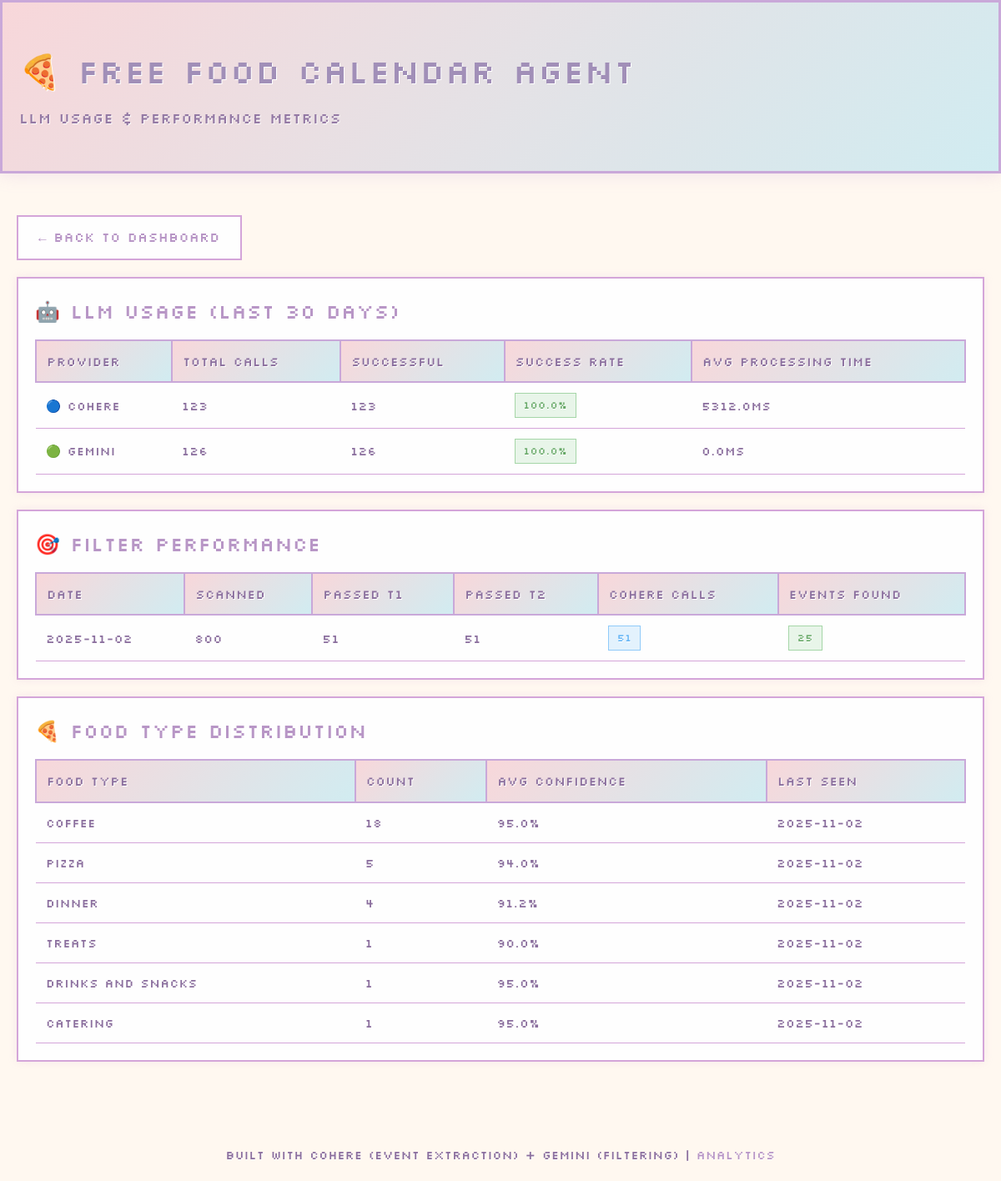
The app's page /analytics with its own data.
### tables this page shows
CREATE TABLE llm_usage (
    id INTEGER PRIMARY KEY AUTOINCREMENT,

    -- Which LLM was called
    provider TEXT NOT NULL,  -- 'cohere' or 'gemini'
    model TEXT,  -- 'command-r-plus', 'gemini-1.5-flash'

    -- Usage details
    email_id TEXT,
    purpose TEXT,  -- 'extraction', 'filtering', 'classification'

    -- Request details
    input_tokens INTEGER,
    output_tokens INTEGER,
    processing_time_ms INTEGER,

    -- Response metadata
    success BOOLEAN,
    error_message TEXT,

    -- Timestamp
    called_at TIMESTAMP DEFAULT CURRENT_TIMESTAMP,

    FOREIGN KEY (email_id) REFERENCES processed_emails(email_id)
);

CREATE TABLE food_type_stats (
    id INTEGER PRIMARY KEY AUTOINCREMENT,
    food_type TEXT UNIQUE NOT NULL,
    count INTEGER DEFAULT 1,
    total_confidence REAL,  -- Sum of confidence scores
    avg_confidence REAL,     -- Average confidence
    last_seen TIMESTAMP DEFAULT CURRENT_TIMESTAMP
);

### web/app.py (the view)
@app.route('/analytics')
def analytics():
    llm_stats = db.get_llm_stats(days=30)
    filter_perf = db.get_filter_performance(days=30)
    food_stats = db.get_food_type_stats()
    return render_template('analytics.html',
                          llm_stats=llm_stats,
                          filter_perf=filter_perf,
                          food_stats=food_stats)

### src/database.py (called while the page is built)
    def _get_connection(self):
        conn = sqlite3.connect(self.db_path)
        conn.row_factory = sqlite3.Row  # Enable column access by name
        return conn

    def get_llm_stats(self, days=30):
        conn = self._get_connection()
        try:
            cursor = conn.execute("""
                SELECT
                    provider,
                    COUNT(*) as total_calls,
                    SUM(CASE WHEN success THEN 1 ELSE 0 END) as successful_calls,
                    AVG(processing_time_ms) as avg_processing_time,
                    SUM(CASE WHEN success THEN 1 ELSE 0 END) * 100.0 / COUNT(*) as success_rate
                FROM llm_usage
                WHERE called_at >= datetime('now', '-' || ? || ' days')
                GROUP BY provider
            """, (days,))
            return [dict(row) for row in cursor.fetchall()]
        finally:
            conn.close()

    def get_filter_performance(self, days=30):
        conn = self._get_connection()
        try:
            cursor = conn.execute("""
                SELECT
                    scan_date,
                    SUM(emails_scanned) as total_scanned,
                    SUM(passed_heuristic) as total_passed_t1,
                    SUM(passed_gemini) as total_passed_t2,
                    SUM(processed_cohere) as total_processed_t3,
                    SUM(cohere_calls) as total_cohere_calls,
                    SUM(events_found) as total_events
                FROM filter_stats
                WHERE scan_date >= date('now', '-' || ? || ' days')
                GROUP BY scan_date
                ORDER BY scan_date DESC
            """, (days,))
            return [dict(row) for row in cursor.fetchall()]
        finally:
            conn.close()

    def get_food_type_stats(self):
        conn = self._get_connection()
        try:
            cursor = conn.execute("""
                SELECT * FROM food_type_stats
                ORDER BY count DESC
            """)
            return [dict(row) for row in cursor.fetchall()]
        finally:
            conn.close()

### web/templates/analytics.html (shortened to what this page needs)
{% extends "base.html" %}
{% block subtitle %}LLM Usage & Performance Metrics{% endblock %}
{% block content %}
<div style="margin-bottom: 20px;">
    <a href="/" class="btn">← Back to Dashboard</a>
</div>
<div class="card">
    <h2>🤖 LLM Usage (Last 30 Days)</h2>
    {% if llm_stats %}
        <table>
            <thead>
                <tr>
                    <th>Provider</th>
                    <th>Total Calls</th>
                    <th>Successful</th>
                    <th>Success Rate</th>
                    <th>Avg Processing Time</th>
                </tr>
            </thead>
            <tbody>
                {% for stat in llm_stats %}
                <tr>
                    <td>
                        {% if stat.provider == 'cohere' %}
                            🔵 Cohere
                        {% else %}
                            🟢 Gemini
                        {% endif %}
                    </td>
                    <td>{{ stat.total_calls }}</td>
                    <td>{{ stat.successful_calls }}</td>
                    <td><span class="badge badge-success">{{ stat.success_rate|round(1) }}%</span></td>
                    <td>{{ stat.avg_processing_time|round(0) }}ms</td>
                </tr>
                {% endfor %}
            </tbody>
        </table>
    {% else %}
        <p style="font-size: 1em;">No LLM usage data yet.</p>
    {% endif %}
</div>
<div class="card">
    <h2>🎯 Filter Performance</h2>
    {% if filter_perf %}
        <table>
            <thead>
                <tr>
                    <th>Date</th>
                    <th>Scanned</th>
                    <th>Passed T1</th>
                    <th>Passed T2</th>
                    <th>Cohere Calls</th>
                    <th>Events Found</th>
                </tr>
            </thead>
            <tbody>
                {% for perf in filter_perf %}
                <tr>
                    <td>{{ perf.scan_date }}</td>
                    <td>{{ perf.total_scanned }}</td>
                    <td>{{ perf.total_passed_t1 }}</td>
                    <td>{{ perf.total_passed_t2 }}</td>
                    <td><span class="badge badge-info">{{ perf.total_cohere_calls }}</span></td>
                    <td><span class="badge badge-success">{{ perf.total_events }}</span></td>
                </tr>
                {% endfor %}
            </tbody>
        </table>
    {% else %}
        <p style="font-size: 1em;">No filter performance data yet.</p>
    {% endif %}
</div>
<div class="card">
    <h2>🍕 Food Type Distribution</h2>
    {% if food_stats %}
        <table>
            <thead>
                <tr>
                    <th>Food Type</th>
                    <th>Count</th>
                    <th>Avg Confidence</th>
                    <th>Last Seen</th>
                </tr>
            </thead>
            <tbody>
                {% for stat in food_stats %}
                <tr>
                    <td>{{ stat.food_type }}</td>
                    <td>{{ stat.count }}</td>
                    <td>{{ (stat.avg_confidence * 100)|round(1) }}%</td>
                    <td>{{ stat.last_seen[:10] }}</td>
                </tr>
                {% endfor %}
            </tbody>
        </table>
    {% endif %}
</div>
{% endblock %}

### web/templates/base.html (style rules this page uses)
* { margin: 0; padding: 0; box-sizing: border-box; }
body { font-family: 'Silkscreen', 'Courier New', monospace; background: #fff8f0; color: #8b6f9e; line-height: 1.6; font-size: 16px; letter-spacing: 0.02em; }
.card { background: #fefefe; border: 2px solid #d4a5d9; padding: 20px; margin-bottom: 20px; box-shadow: 0 0 10px rgba(212, 165, 217, 0.2); }
.card h2 { margin-bottom: 15px; color: #b896c6; font-size: 1.5em; text-shadow: 1px 1px 0px #ffffff; font-weight: 400; }
.btn { display: inline-block; padding: 12px 24px; background: #fefefe; color: #b896c6; text-decoration: none; border: 2px solid #d4a5d9; cursor: pointer; font-size: 1em; font-family: 'Silkscreen', monospace; font-weight: 400; transition: all 0.2s; text-shadow: 1px 1px 0px #ffffff; }
table { width: 100%; border-collapse: collapse; margin-top: 15px; }
th, td { text-align: left; padding: 12px; }
th { background: linear-gradient(135deg, #f8d7da 0%, #d1ecf1 100%); border: 2px solid #c9a8d9; border-bottom: 2px solid #c9a8d9; font-weight: 400; color: #8b6f9e; font-size: 0.95em; text-shadow: 1px 1px 0px #ffffff; }
td { border-bottom: 1px solid #d4a5d9; font-size: 0.9em; color: #8b6f9e; text-shadow: 0.5px 0.5px 0px #ffffff; }
.badge { display: inline-block; padding: 4px 10px; border: 1px solid; font-size: 0.85em; font-weight: 500; text-shadow: 0.5px 0.5px 0px #ffffff; }
.badge-success { background: #e8f5e9; color: #66a866; border-color: #a5d6a7; }
.badge-info { background: #e3f2fd; color: #64b5f6; border-color: #90caf9; }

### records on screen
llm_usage: scan_date "2025-11-02", total_scanned "800", total_passed_t1 "51", total_passed_t2 "51", total_cohere_calls "51", total_events "25"
food_type_stats: food_type "coffee", count "18", (stat.avg_confidence*100)|round(1) "95.0", last_seen "2025-11-02"
food_type_stats: food_type "pizza", count "5", (stat.avg_confidence*100)|round(1) "94.0", last_seen "2025-11-02"
food_type_stats: food_type "dinner", count "4", (stat.avg_confidence*100)|round(1) "91.2", last_seen "2025-11-02"
food_type_stats: food_type "treats", count "1", (stat.avg_confidence*100)|round(1) "90.0", last_seen "2025-11-02"
food_type_stats: food_type "drinks and snacks", count "1", (stat.avg_confidence*100)|round(1) "95.0", last_seen "2025-11-02"
food_type_stats: food_type "catering", count "1", (stat.avg_confidence*100)|round(1) "95.0", last_seen "2025-11-02"

### other values on screen
{{ stat.total_calls }} "123" "126"
{{ stat.successful_calls }} "123" "126"
{{ stat.success_rate|round(1) }} "100.0" "100.0"
{{ stat.avg_processing_time|round(0) }} "5312.0" "0.0"
